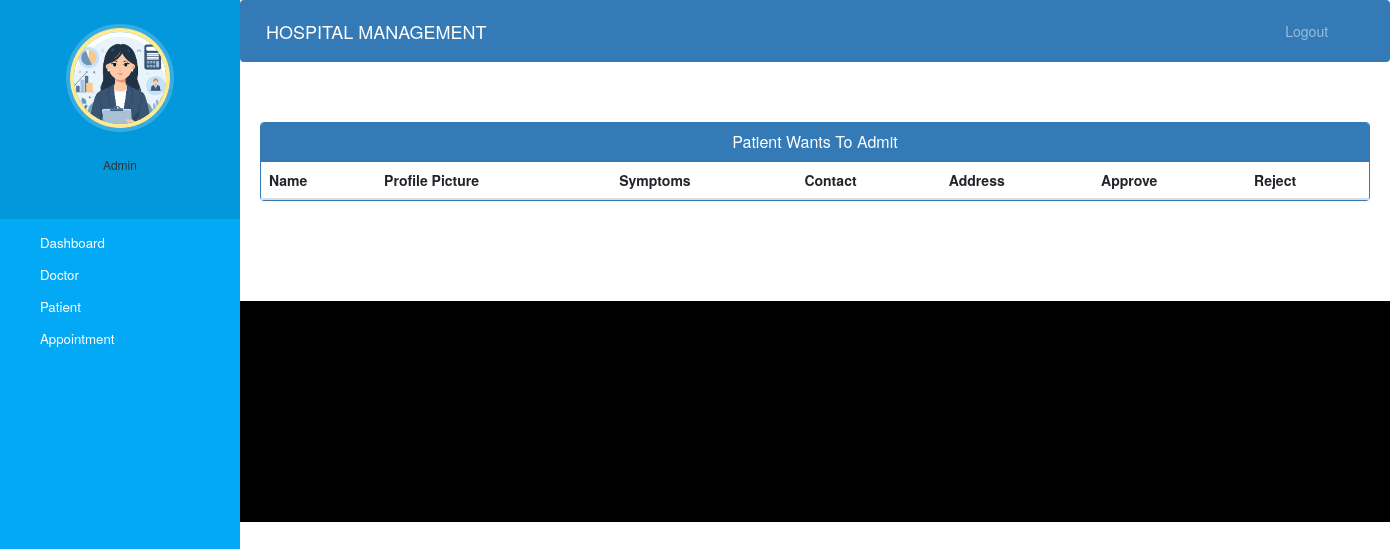
Before: /admin-approve-patient (signed in) with the older database file.
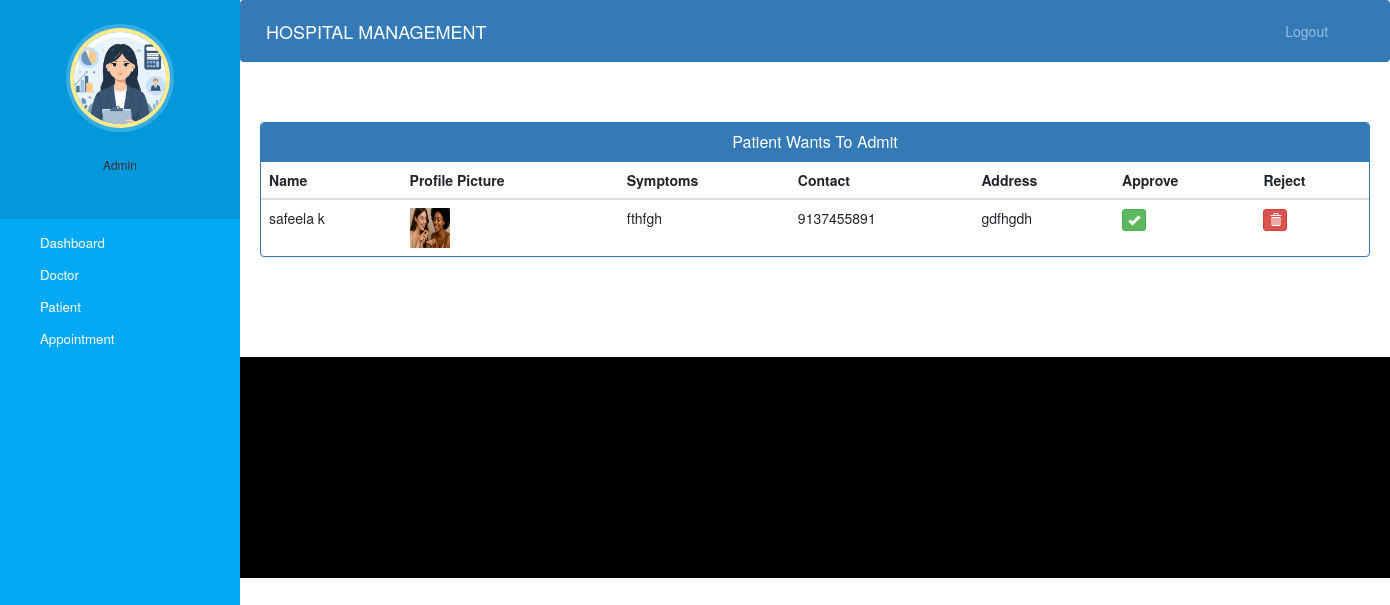
After: the same page with the newer database file.
### hospital/models.py (models this page shows, shortened)
class Patient(models.Model):
    user=models.OneToOneField(User,on_delete=models.CASCADE)
    profile_pic= models.ImageField(upload_to='profile_pic/PatientProfilePic/',null=True,blank=True)
    address = models.CharField(max_length=40)
    mobile = models.CharField(max_length=20,null=False)
    symptoms = models.CharField(max_length=100,null=False)
    assignedDoctorId = models.PositiveIntegerField(null=True)
    admitDate=models.DateField(auto_now=True)
    status=models.BooleanField(default=False)
    @property
    def get_name(self):
        return self.user.first_name+" "+self.user.last_name

### hospital/views.py (the view)
# urls.py: path('admin-approve-patient', views.admin_approve_patient_view,name='admin-approve-patient'),
@login_required(login_url='adminlogin')
@user_passes_test(is_admin)
def admin_approve_patient_view(request):
    patients=models.Patient.objects.all().filter(status=False)
    return render(request,'hospital/admin_approve_patient.html',{'patients':patients})

### hospital/views.py (called while the page is built)
def is_admin(user):
    return user.groups.filter(name='ADMIN').exists()

### templates/hospital/admin_approve_patient.html (shortened to what this page needs)
{% extends 'hospital/admin_base.html' %}
{% block content %}
{%load static%}
<head>
  <link href="//netdna.bootstrapcdn.com/bootstrap/3.0.0/css/bootstrap.min.css" rel="stylesheet" id="bootstrap-css">
</head>
<div class="container">
  <div class="panel panel-primary">
    <div class="panel-heading">
      <h6 class="panel-title">Patient Wants To Admit</h6>
    </div>
    <table class="table table-hover" id="dev-table">
      <thead>
        <tr>
          <th>Name</th>
          <th>Profile Picture</th>
          <th>Symptoms</th>
          <th>Contact</th>
          <th>Address</th>
          <th>Approve</th>
          <th>Reject</th>
        </tr>
      </thead>
      {% for p in patients %}
      <tr>
        <td> {{p.get_name}}</td>
        <td> <img src="{% static p.profile_pic.url %}" alt="Profile Pic" height="40px" width="40px" /></td>
        <td>{{p.symptoms}}</td>
        <td>{{p.mobile}}</td>
        <td>{{p.address}}</td>
        <td><a class="btn btn-success btn-xs" href="{% url 'approve-patient' p.id  %}"><span class="glyphicon glyphicon-ok"></span></a></td>
        <td><a class="btn btn-danger btn-xs" href="{% url 'reject-patient' p.id  %}"><span class="glyphicon glyphicon-trash"></span></a></td>
      </tr>
      {% endfor %}
    </table>
  </div>
</div>
{% endblock content %}

Changed rows visible on the page:
added Patient: get_name "safeela k", profile_pic (picture), symptoms "fthfgh", mobile "9137455891", address "gdfhgdh"
